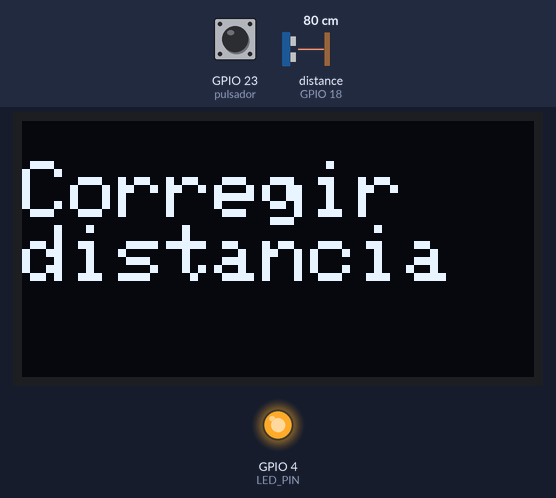
Bench run of a sketch on a simulated ESP32. Shown: 128×64 one-colour display, output pins drawn as LEDs (lit = HIGH). Wiring (inferred from the names in the program): ultrasonic range finder: trigger GPIO 5; echo GPIO 18. The inputs (shaded band) are chosen by the test bench; at power-on: distance to the obstacle (sensor on GPIO 18) 80 cm, GPIO 23 (pulsador) HIGH. The echo pulse lasts 58.3 µs per cm; pins used as bus, display or sensor lines are not drawn; what the sketch prints to the serial monitor is not drawn.

Above: at 2.8 s.
2.9 s: distance to the obstacle (sensor on GPIO 18) set to 71 cm
5.6 s: distance to the obstacle (sensor on GPIO 18) set to 62 cm
At 6.8 s:
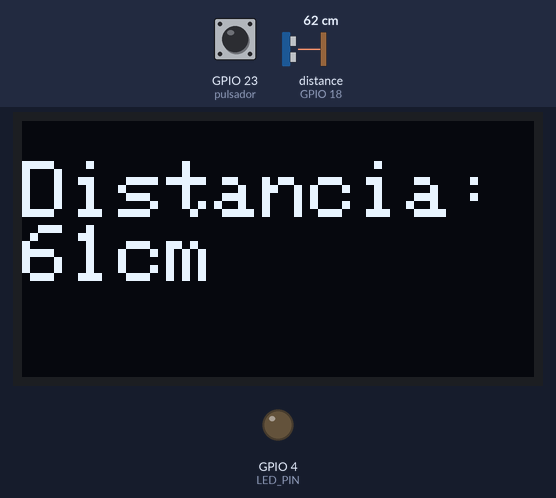
12.2 s: distance to the obstacle (sensor on GPIO 18) set to 48 cm
At 13.4 s:
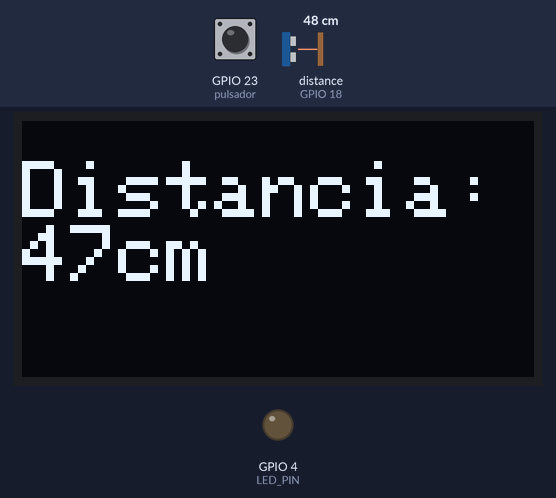
14.9 s: distance to the obstacle (sensor on GPIO 18) set to 41 cm
At 17.3 s:
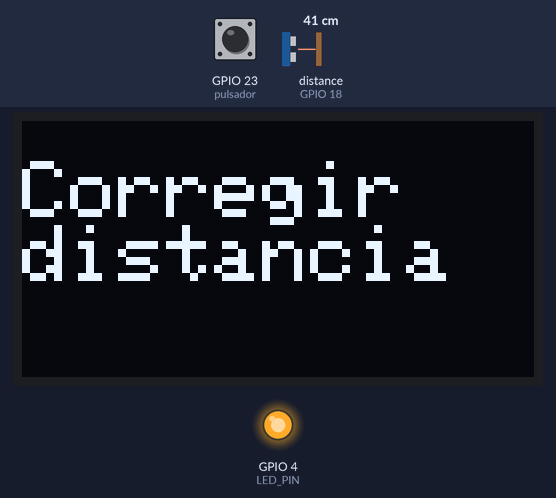
Timing chart, 0 to 18.7 s (numbered marks = the images above; inputs shaded):
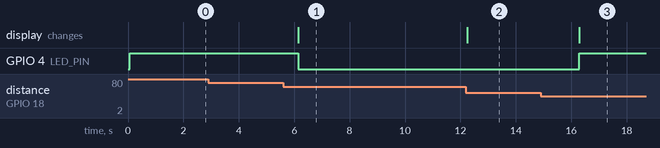

The sketch:

esp32_postura.ino
```cpp
#include <Wire.h>
#include <Adafruit_GFX.h>
#include <Adafruit_SSD1306.h>

// Definir los pines de TRIG y ECHO del sensor
const int trigPin = 5;
const int echoPin = 18;

// Pulsador para exportar archivo CSV
const int pulsador = 23;

// Variables para almacenar el tiempo y la distancia
long duration;
int distance;

// Ancho y alto del display OLED
#define SCREEN_WIDTH 128
#define SCREEN_HEIGHT 64

// LED de alarma
#define LED_PIN 4

// Creo una instancia para el display
Adafruit_SSD1306 display(SCREEN_WIDTH, SCREEN_HEIGHT, &Wire, -1);

volatile bool exportDataFlag = false;  // Variable para indicar la solicitud de exportación

void setup() {
  // Inicializar el monitor serial
  Serial.begin(115200);
  //configuro pines led y pulsador
  pinMode(LED_PIN, OUTPUT);
  pinMode(pulsador, INPUT_PULLUP);

  // Configurar interrupción para el pulsador
  attachInterrupt(digitalPinToInterrupt(pulsador), exportData, FALLING);  // Activa la interrupción en FALLING (flanco de bajada)

  // Inicializar el display OLED
  if(!display.begin(SSD1306_SWITCHCAPVCC, 0x3C)) {  // Dirección 0x3C para SSD1306
    Serial.println(F("No se encuentra el OLED!"));
    while(true);
  }

  // Configuro los pines TRIG y ECHO del sensor de ultrasonido
  pinMode(trigPin, OUTPUT);
  pinMode(echoPin, INPUT);

  // Limpiar el buffer del display
  display.clearDisplay();

  // Configurar color de texto
  display.setTextColor(SSD1306_WHITE);
  display.setTextSize(2);
  display.setCursor(0,10);
  display.println(F("Distancia: "));
}

void loop() {
  // Si la bandera de exportación está activada, envio el comando por el puerto serie
  if (exportDataFlag) {
    Serial.print("EXPORT_DATA");  // Envío comando para exportar los datos
    exportDataFlag = false;  // Reinicio la bandera
  }

  // Me aseguro de que el pin TRIG esté en LOW
  digitalWrite(trigPin, LOW);
  delayMicroseconds(2);

  // Envio un pulso de 10us en el pin TRIG
  digitalWrite(trigPin, HIGH);
  delayMicroseconds(10);
  digitalWrite(trigPin, LOW);

  // Leo el tiempo de duración del pulso en el pin ECHO
  duration = pulseIn(echoPin, HIGH);

  // Calculo la distancia en cm
  distance = duration * 0.034 / 2;

  // Limpiar el display
  display.clearDisplay();
  display.setTextColor(SSD1306_WHITE);
  display.setTextSize(2);
  display.setCursor(0,10);

//Si detecta distancias muy grandes no le hago caso
  if(distance <= 100){
    Serial.print("Distancia: ");
    Serial.print(distance);
    Serial.println(" cm");

//Distancia valida para una correcta postura
    if(distance < 45 || distance > 65){
      display.println("Corregir  distancia");
      display.display();
      digitalWrite(LED_PIN, HIGH);  // Enciende el LED
    }
    else{
      display.println("Distancia:" + String(distance) + "cm");
      display.display();
      digitalWrite(LED_PIN, LOW);   // Apaga el LED
    }
    delay(2000);  // Espero un momento antes de la siguiente medición
  }

  // Verifico si la inclinación de mi cuerpo es correcta mediante un valor que ingresa por el puerto serie
  if (Serial.available() > 0) {
    String command = Serial.readStringUntil('\n');

    if (command == "INCLINACION_INCORRECTA") {
      digitalWrite(LED_PIN, HIGH);  // Enciende el LED
    } else if (command == "INCLINACION_CORRECTA") {
      digitalWrite(LED_PIN, LOW);   // Apaga el LED
    }
  }
}

// Función de interrupción para el pulsador
void exportData() {
  exportDataFlag = true;  // Activar la bandera para exportar datos
}
```

Measured:
- the behaviour switches between 67 and 66 cm on distance to the obstacle (sensor on GPIO 18) (found by bisection; images 0 and 1)
- the behaviour switches between 46 and 45 cm on distance to the obstacle (sensor on GPIO 18) (found by bisection; images 2 and 3)
- after the input at 2.9 s, every drawn part: stays the same
- after the input at 5.6 s, GPIO 4 (LED_PIN): HIGH → LOW after 0.55 s; the display: changes after 0.55 s (image 1)
- after the input at 12.2 s, the display: changes at once (image 2)
- after the input at 14.9 s, GPIO 4 (LED_PIN): LOW → HIGH after 1.4 s; the display: changes after 1.4 s (image 3)
